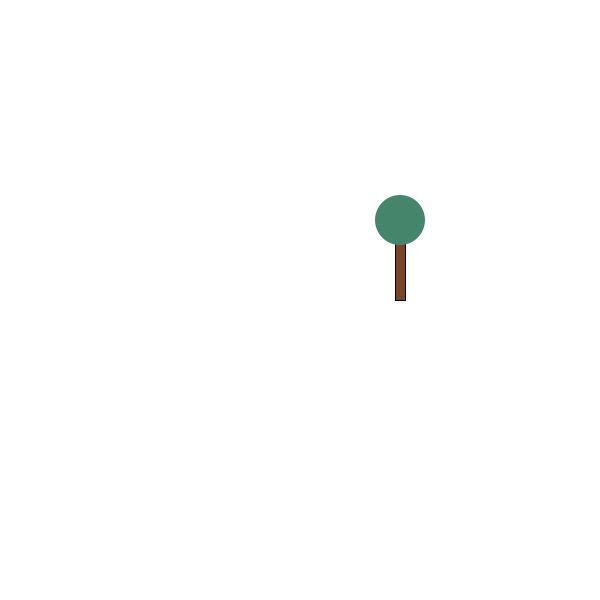
Frame 1 (no input)
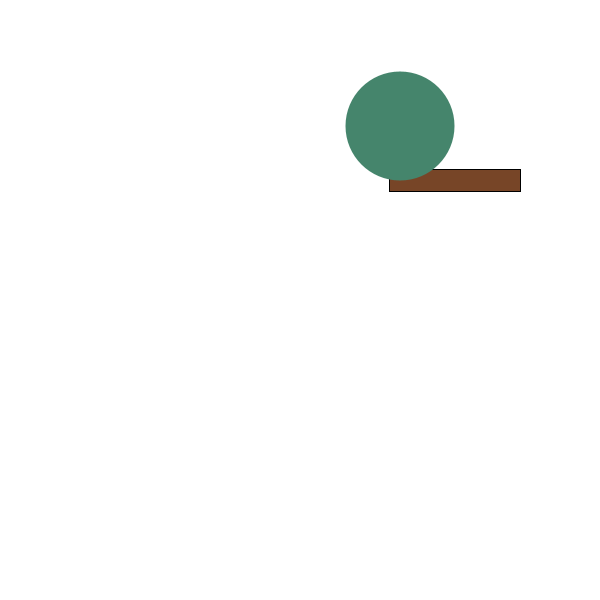
Frame 60 (the mouse pressed at the canvas centre just before this capture)
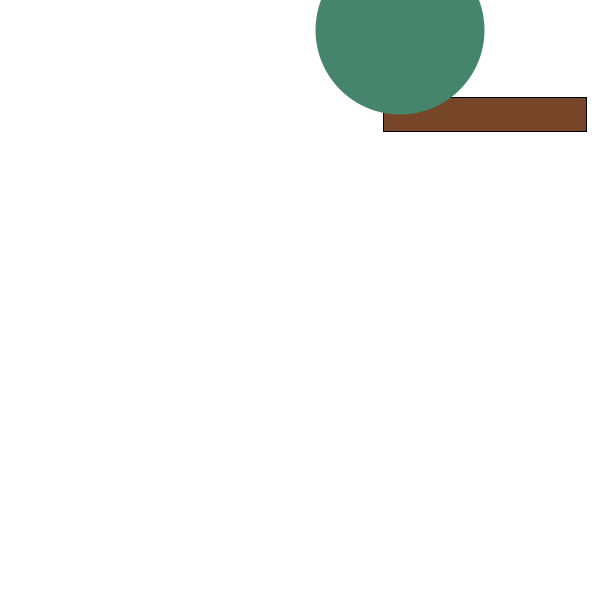
Frame 120 (the mouse held since frame 60 and released just before this capture)

The Processing sketch that drew these frames (run headless with seeded random() and noise(); from frame 60 on, the mouse is pressed at the canvas centre):

// Processing sketch: prog
// ── prog.pde
//use ELLIPSE.pde and RECHTECK.pde from ../shapes/

BAUM baum1;
void setup(){
size(600,600);
  baum1= new BAUM();
}
void draw(){
  background(#ffffff);
baum1.Zeichne();
baum1.Wachse();
}

// ── BAUM.pde
class BAUM
{
  private int x;
  private int y;
  private int groesse;
  private ELIPSE krone;
  private RECHTECK stamm;


  BAUM()
  {
    groesse = 50;
    x = 400;
    y = 300;

    krone = new ELIPSE(x, y - (round(groesse * 1.6)), groesse*2);
    stamm = new RECHTECK(x-(round(groesse * 0.2))/2, y - round(groesse * 1.2), round(groesse * 0.2), round(groesse * 1.2));

    krone.SetzeFillFarbe(69, 133, 108);
    krone.SetzeStroke(false);
    stamm.SetzeFillFarbe(119, 69, 39);
    stamm.SetzeStroke(false);
  }

  BAUM(int xneu, int yneu)
  {
    groesse = 100;
    x = xneu;
    y = yneu;

    krone = new ELIPSE(x, y - (round(groesse * 1.6)), groesse*2);
    stamm = new RECHTECK(x-(round(groesse * 0.2))/2, y - round(groesse * 1.2), round(groesse * 0.2), round(groesse * 1.2));

    krone.SetzeFillFarbe(69, 133, 108);
    krone.SetzeStroke(false);
    stamm.SetzeFillFarbe(119, 69, 39);
    stamm.SetzeStroke(false);
  }

  BAUM(int xneu, int yneu, int groesseneu)
  {
    groesse = groesseneu;
    x = xneu;
    y = yneu;

    krone = new ELIPSE(x, y - (round(groesse * 1.6)), groesse*2);
    stamm = new RECHTECK(x-(round(groesse * 0.2))/2, y - round(groesse * 1.2), round(groesse * 0.2), round(groesse * 1.2));

    krone.SetzeFillFarbe(69, 133, 108);
    krone.SetzeStroke(false);
    stamm.SetzeFillFarbe(119, 69, 39);
    stamm.SetzeStroke(false);
  }

  int GibX() {
    return x;
  }
  int GibY() {
    return y;
  }
  int GibGroesse() {
    return groesse;
  }
  void SetzeX(int xneu) {
    x = xneu;
  }
  void SetzeY(int yneu) {
    y = yneu;
  }
  void SetzeGroesse(int groesseneu) {
    groesse = groesseneu;
  }

  void SetzeKoordinaten(int xneu, int yneu) {
    x = xneu;
    y = yneu;
  }

  void Wachse() {
    groesse = groesse + 1;
    krone.SetzeKoordinaten(x, y - (round(groesse * 1.6)));
    krone.SetzeRadius(groesse*2);
    stamm.SetzeKoordinaten(x-(round(groesse * 0.2))/2, y - round(groesse * 1.2));  
    stamm.SetzeGroesse(round(groesse * 0.2), round(groesse * 1.2));
  }

  void Zeichne() {
    stamm.Zeichne();
    krone.Zeichne();
  }
}

// ── ELIPSE.pde
// Andreas Fink 2019
class ELIPSE
{

  private int x;
  private int y;
  private int radiusx;
  private int radiusy;
  private boolean fill;
  private float fillr;
  private float fillg;
  private float fillb;
  private boolean stroke;
  private int strokew;
  private float stroker;
  private float strokeg;
  private float strokeb;

  ELIPSE()    // Konstruktor für eine Ellipse
  {
    x = 100;
    y = 200;
    radiusx = 50;
    radiusy = 40;
    fill = true;
    fillr = 0;
    fillg = 255;
    fillb = 0;
    stroke = true;
    strokew = 1;
    stroker = 0;
    strokeg = 0;
    strokeb = 0;
  }
  ELIPSE(int xneu, int yneu, int radiusneu) //Konstruktor mit 3 Variablen -> Kreis
  {
    x = xneu;
    y = yneu;
    radiusx = radiusneu;
    radiusy = radiusneu;
    fill = true;
    fillr = 0;
    fillg = 255;
    fillb = 0;
    stroke = true;
    strokew = 1;
    stroker = 0;
    strokeg = 0;
    strokeb = 0;
  }
  ELIPSE(int xneu, int yneu, int radiusxneu, int radiusyneu)  //Konstruktor mit 4 Variablen -> Ellipse
  {
    x = xneu;
    y = yneu;
    radiusx = radiusxneu;
    radiusy = radiusyneu;
    fill = true;
    fillr = 0;
    fillg = 255;
    fillb = 0;
    stroke = true;
    strokew = 1;
    stroker = 0;
    strokeg = 0;
    strokeb = 0;
  }
  int GibX() {
    return x;
  }
  int GibY() {
    return y;
  }
  int GibRadiusX() {
    return radiusx;
  }
  int GibRadiusY() {
    return radiusy;
  }
  boolean GibFill() {
    return fill;
  }
  float GibFillR() {
    return fillr;
  }
  float GibFillG() {
    return fillg;
  }
  float GibFillB() {
    return fillb;
  }
  boolean GibStroke() {
    return stroke;
  }
  int GibStrokeW() {
    return strokew;
  }
  float GibStrokeR() {
    return stroker;
  }
  float GibStrokeG() {
    return strokeg;
  }
  float GibStrokeB() {
    return strokeb;
  }
  void SetzeX(int xneu)
  {
    x = xneu;
  }
  void SetzeY(int yneu)
  {
    y = yneu;
  }
  void SetzeRadiusX(int radiusxneu)
  {
    radiusx = radiusxneu;
  }
  void SetzeRadiusY(int radiusyneu)
  {
    radiusy = radiusyneu;
  }
  void SetzeFill(boolean fillneu) {
    fill = fillneu;
  }
  void SetzeFillR(float rneu)
  {
    fillr = rneu;
  }
  void SetzeFillG(float gneu)
  {
    fillg = gneu;
  }
  void SetzeFillB(float bneu)
  {
    fillb = bneu;
  }
  void SetzeStroke(boolean strokeneu) 
  {
    stroke = strokeneu;
  }
  void SetzeStrokeW(int strokewneu)
  {
    strokew = strokewneu;
  }
  void SetzeStrokeR(float rneu)
  {
    stroker = rneu;
  }
  void SetzeStrokeG(float gneu)
  {
    strokeg = gneu;
  }
  void SetzeStrokeB(float bneu)
  {
    strokeb = bneu;
  }
  void SetzeKoordinaten(int xneu, int yneu)
  {
    x = xneu;
    y = yneu;
  }
  void SetzeRadius(int radiusneu) {
    radiusx = radiusneu;
    radiusy = radiusneu;
  }
  void SetzeRadien(int radiusxneu, int radiusyneu) {
    radiusx = radiusxneu;
    radiusy = radiusyneu;
  }
  void SetzeFillFarbe(float rneu, float gneu, float bneu)
  {
    fillr = rneu;
    fillg = gneu;
    fillb = bneu;
  }
  void SetzeStrokeFarbe(float rneu, float gneu, float bneu)
  {
    stroker = rneu;
    strokeg = gneu;
    strokeb = bneu;
  }

  void Zeichne()
  {
    if (stroke == true) {
      stroke(stroker, strokeg, strokeb);
    } else {
      noStroke();
    };
    strokeWeight(strokew);
    if (fill == true) {
      fill(fillr, fillg, fillb);
    } else {
      noFill();
    };
    ellipse(x, y, round(radiusx/2), round(radiusy/2));
  }
}

// ── RECHTECK.pde
// Andreas Fink 2019
class RECHTECK
{
  private int x;
  private int y;
  private int breite;
  private int hoehe;
  private boolean fill;
  private float fillr;
  private float fillg;
  private float fillb;
  private boolean stroke;
  private int strokew;
  private float stroker;
  private float strokeg;
  private float strokeb;


  RECHTECK()
  {
    x = 300;
    y = 400;
    breite = 20;
    hoehe = 80;
    fill = true;
    fillr = 0;
    fillg = 255;
    fillb = 0;
    stroke = true;
    strokew = 1;
    stroker = 0;
    strokeg = 0;
    strokeb = 0;
  }

  RECHTECK(int xneu, int yneu)
  {
    x = xneu;
    y = yneu;
    breite = 20;
    hoehe = 80;
    fill = true;
    fillr = 0;
    fillg = 255;
    fillb = 0;
    stroke = true;
    strokew = 1;
    stroker = 0;
    strokeg = 0;
    strokeb = 0;
  }

  RECHTECK(int xneu, int yneu, int breiteneu, int hoeheneu)
  {
    x = xneu;
    y = yneu;
    breite = breiteneu;
    hoehe = hoeheneu;
    fill = true;
    fillr = 0;
    fillg = 255;
    fillb = 0;
    stroke = true;
    strokew = 1;
    stroker = 0;
    strokeg = 0;
    strokeb = 0;
  }

  int GibX() {
    return x;
  }
  int GibY() {
    return y;
  }
  int GibBreite() {
    return breite;
  }
  int GibHoehe() {
    return hoehe;
  }
  boolean GibFill() {
    return fill;
  }
  float GibFillR() {
    return fillr;
  }
  float GibFillG() {
    return fillg;
  }
  float GibFillB() {
    return fillb;
  }
  boolean GibStroke() {
    return stroke;
  }
  int GibStrokeW() {
    return strokew;
  }
  float GibStrokeR() {
    return stroker;
  }
  float GibStrokeG() {
    return strokeg;
  }
  float GibStrokeB() {
    return strokeb;
  }
  void SetzeX(int xneu)
  {
    x = xneu;
  }
  void SetzeY(int yneu)
  {
    y = yneu;
  }
  void SetzeBreite(int breiteneu)
  {
    breite = breiteneu;
  }
  void SetzeHoehe(int hoeheneu)
  {
    hoehe = hoeheneu;
  }
  void SetzeFill(boolean fillneu) {
    fill = fillneu;
  }
  void SetzeFillR(float rneu)
  {
    fillr = rneu;
  }
  void SetzeFillG(float gneu)
  {
    fillg = gneu;
  }
  void SetzeFillB(float bneu)
  {
    fillb = bneu;
  }
  void SetzeStroke(boolean strokeneu) {
    stroke = strokeneu;
  }
  void SetzeStrokeW(int strokewneu)
  {
    strokew = strokewneu;
  }
  void SetzeStrokeR(float rneu)
  {
    stroker = rneu;
  }
  void SetzeStrokeG(float gneu)
  {
    strokeg = gneu;
  }
  void SetzeStrokeB(float bneu)
  {
    strokeb = bneu;
  }

  void SetzeKoordinaten(int xneu, int yneu)
  {
    x = xneu;
    y = yneu;
  }

  void SetzeGroesse(int hoeheneu, int breiteneu)
  {
    hoehe = hoeheneu;
    breite = breiteneu;
  }

  void SetzeFillFarbe(float rneu, float gneu, float bneu)
  {
    fillr = rneu;
    fillg = gneu;
    fillb = bneu;
  }
  void SetzeStrokeFarbe(float rneu, float gneu, float bneu)
  {
    stroker = rneu;
    strokeg = gneu;
    strokeb = bneu;
  }

  void Zeichne()
  {
    if (stroke = true) {
      stroke(stroker, strokeg, strokeb);
    } else {
      noStroke();
    };
    strokeWeight(strokew);
    if (fill = true) {
      fill(fillr, fillg, fillb);
    } else {
      noFill();
    };
    rect(x, y, breite, hoehe);
  }
}
